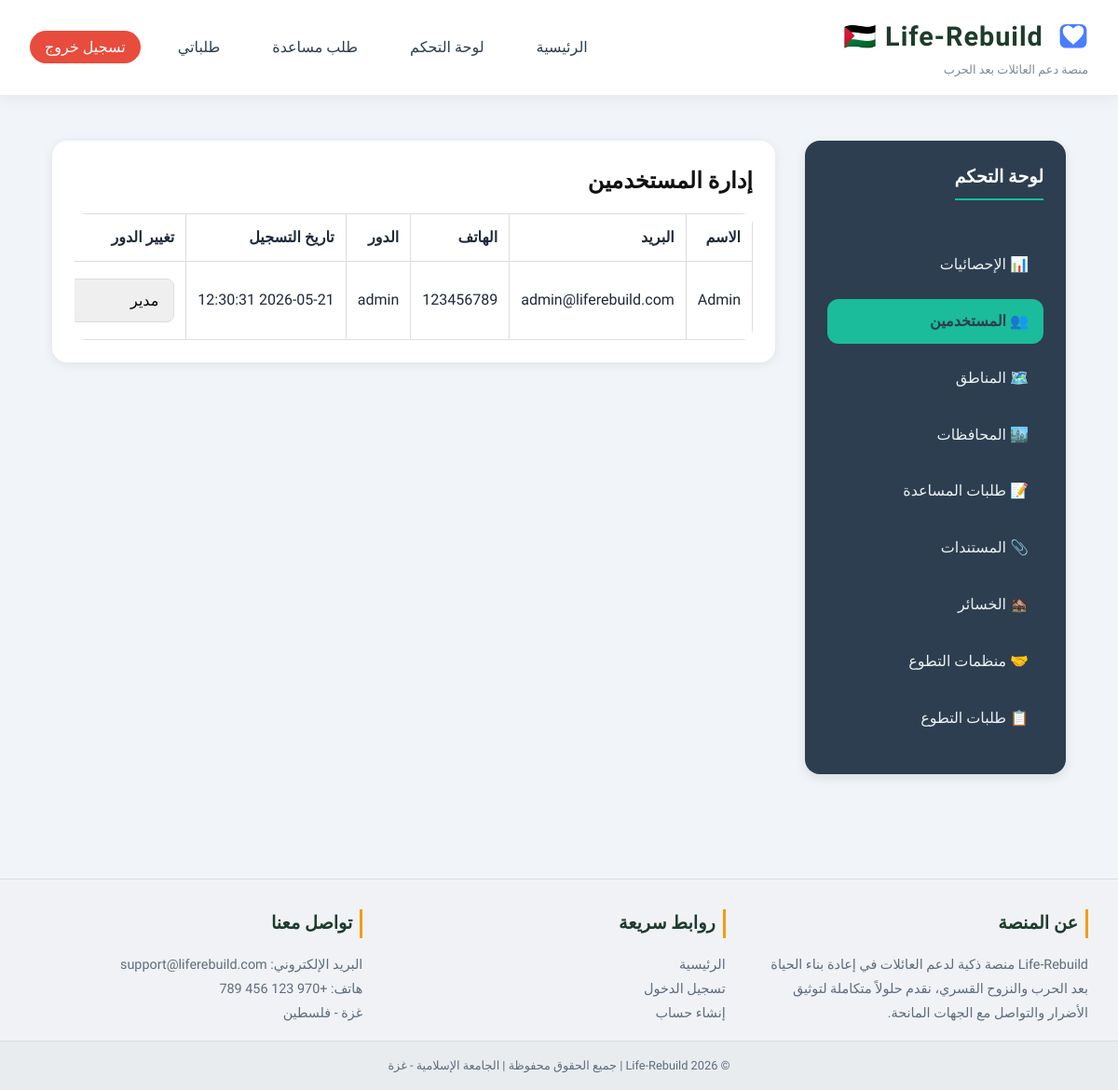
The app's page /index.php?page=admin&tab=users (signed in) with its own data.
### tables this page shows
CREATE TABLE users (
    id INT AUTO_INCREMENT PRIMARY KEY,
    full_name VARCHAR(100) NOT NULL,
    email VARCHAR(100) UNIQUE NOT NULL,
    phone VARCHAR(20),
    password VARCHAR(255) NOT NULL,
    role ENUM('family', 'admin', 'organization') DEFAULT 'family',
    created_at TIMESTAMP DEFAULT CURRENT_TIMESTAMP
);

### controllers/AdminController.php (called while the page is built, shortened)
<?php
class AdminController {
    private $db;
    public function __construct($pdo) {
        $this->db = $pdo;
    }
    public function index() {
        $tab = $_GET['tab'] ?? 'dashboard';
        switch ($tab) {
            case 'users':
                $users = $this->getAllUsers();
                break;
        }
        include 'views/admin/layout.php';
    }
    private function getAllUsers() {
        $stmt = $this->db->query("SELECT id, full_name, email, phone, role, created_at FROM users ORDER BY created_at DESC");
        return $stmt->fetchAll();
    }
}
?>

### views/admin/users.php (the view, shortened to what this page needs)
<h2>إدارة المستخدمين</h2>
<table class="admin-table">
    <thead>
        <tr>
            <th>الاسم</th>
            <th>البريد</th>
            <th>الهاتف</th>
            <th>الدور</th>
            <th>تاريخ التسجيل</th>
            <th>تغيير الدور</th>
        </tr>
    </thead>
    <tbody>
        <?php foreach($users as $user): ?>
        <tr>
            <td><?= htmlspecialchars($user['full_name']) ?></td>
            <td><?= htmlspecialchars($user['email']) ?></td>
            <td><?= htmlspecialchars($user['phone']) ?></td>
            <td><?= $user['role'] ?></td>
            <td><?= $user['created_at'] ?></td>
            <td>
                <form method="POST" style="display:inline;">
                    <select name="new_role">
                        <option value="admin" <?= $user['role']=='admin' ? 'selected' : '' ?>>مدير</option>
                    </select>
                </form>
            </td>
        </tr>
        <?php endforeach; ?>
    </tbody>
</table>

### assets/css/style.css (style rules this page uses)
* { margin: 0; padding: 0; box-sizing: border-box; }
body { font-family: 'Tajawal', 'Segoe UI', Tahoma, sans-serif; background: #ffffff; color: #1e1e1e; line-height: 1.6; display: flex; flex-direction: column; min-height: 100vh; }
h1, h2, h3 { margin-bottom: 1rem; color: #111; }
input, select, textarea { width: 100%; padding: 0.75rem; border: 1px solid #ddd; border-radius: 8px; font-family: inherit; font-size: 1rem; transition: border 0.3s; }
table { width: 100%; border-collapse: collapse; margin-top: 1rem; background: white; border-radius: 12px; overflow: hidden; }
th, td { padding: 12px; text-align: right; border-bottom: 1px solid #eee; }
th { background: #2c3e50; color: white; font-weight: 600; }
.admin-table { width: 100%; border-collapse: collapse; margin-top: 1rem; background: white; border-radius: 12px; overflow-x: auto; display: block; }
.admin-table th, .admin-table td { border: 1px solid #ddd; padding: 12px; text-align: right; white-space: nowrap; }
.admin-table th { background: #34495e; color: white; font-weight: bold; }

### views/admin/layout.php (style rules this page uses)
* { margin: 0; padding: 0; box-sizing: border-box; }
body { font-family: 'Cairo', sans-serif; background: #f1f5f9; color: #0f172a; }
.admin-content table, .admin-content td, .admin-content th { color: #1e293b !important; background-color: white !important; }

### records on screen
users: full_name "Admin", email "admin@liferebuild.com", phone "123456789", role "admin", created_at "2026-05-21 12:30:31", new_role "مدير"
